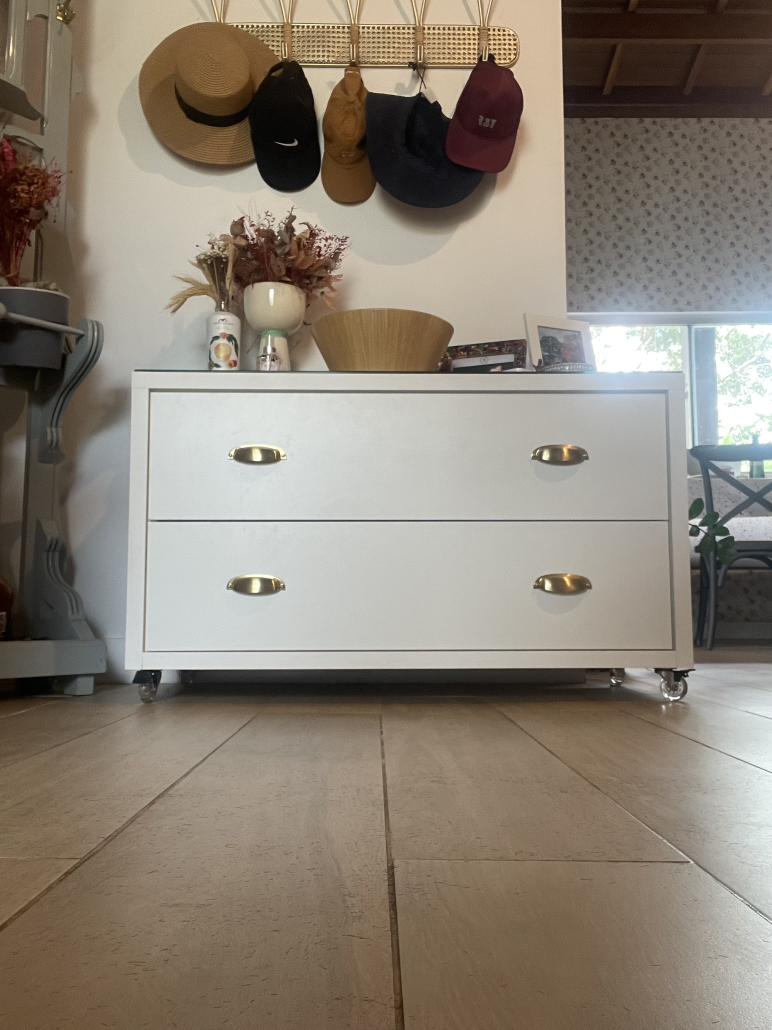
#> input picture stereo/left.jpg, 2316 x 3088 px (shown at 1/3 size)
$ python stereo2.py
#> lines starting #> are read from the running program, lines starting #| are printed output that depends on the picture; after the words box and inside, x2 and y2 are one past the last pixel; in counts of white or black regions, pixels touching at a corner belong together
import numpy as np
import cv2
import os
import json
from datetime import datetime

# --- CONFIGURAÇÕES ---
IMAGE_LEFT_FILE = 'left.jpg'
IMAGE_RIGHT_FILE = 'right.jpg'
PARAMS_FOLDER = 'saved_configs'

# Variáveis globais
rect_L = None
rect_R = None
stereo = None
initialized = False
last_update_time = 0
current_disp_color = None
current_disp_gray = None

def preprocess_image(img):
    """Pré-processamento para melhorar qualidade."""
    clahe = cv2.createCLAHE(clipLimit=2.0, tileGridSize=(8,8))
    img_eq = clahe.apply(img)
    img_filtered = cv2.bilateralFilter(img_eq, 5, 75, 75)
    return img_filtered


def post_process_disparity(disp, filter_strength='medium'):
    """Pós-processamento para reduzir ruído sem WLS."""
    disp_clean = disp.copy()
    disp_clean[disp_clean < 0] = 0

    if filter_strength == 'light':
        kernel_size = 3
    elif filter_strength == 'medium':
        kernel_size = 5
    else:  # heavy
        kernel_size = 7

    disp_median = cv2.medianBlur(disp_clean.astype(np.uint8), kernel_size)
    disp_clean = disp_median.astype(np.float32)

    disp_clean = cv2.bilateralFilter(
        disp_clean.astype(np.uint8), 9, 75, 75
    ).astype(np.float32)

    kernel = cv2.getStructuringElement(cv2.MORPH_ELLIPSE, (5, 5))
    disp_clean = cv2.morphologyEx(
        disp_clean.astype(np.uint8), cv2.MORPH_CLOSE, kernel
    ).astype(np.float32)

    return disp_clean


def load_images():
    """Carrega e pré-processa as imagens."""
    global rect_L, rect_R

    print("\n" + "="*60)
    print("Carregando imagens...")
    print("="*60)

    imgL = cv2.imread(IMAGE_LEFT_FILE, 0)
#> imgL: shape (3088, 2316); min 0, max 255, mean 131.5
    imgR = cv2.imread(IMAGE_RIGHT_FILE, 0)
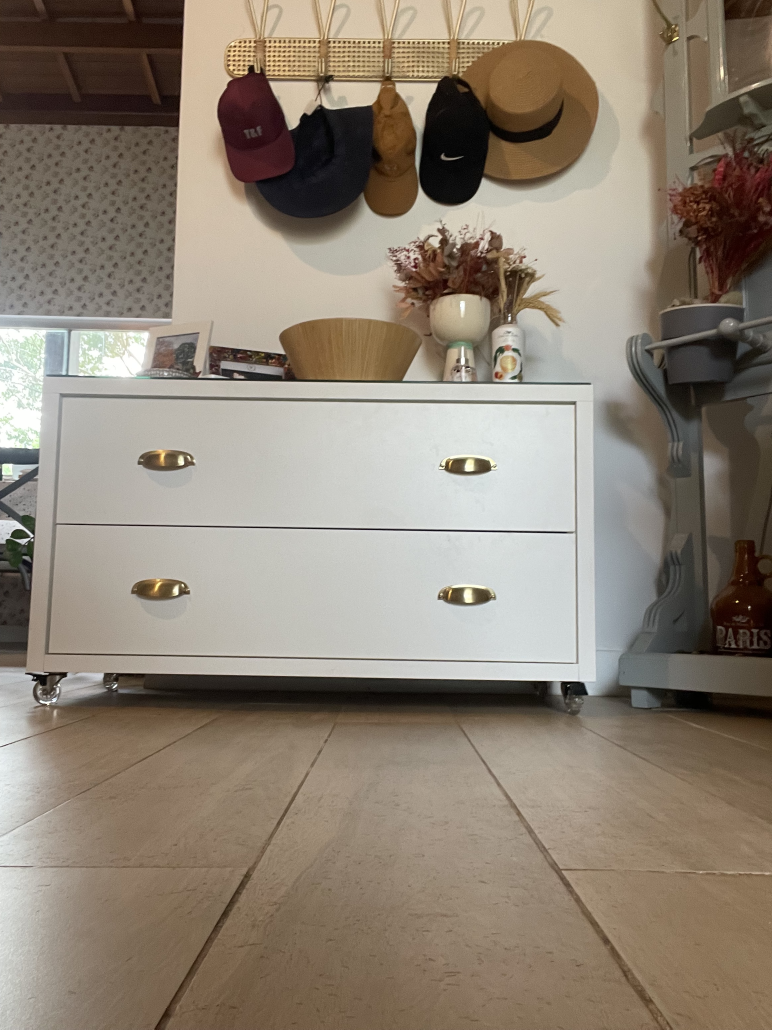
#> input picture stereo/right.jpg, 2316 x 3088 px (shown at 1/3 size)
#> imgR: shape (3088, 2316); min 0, max 255, mean 132.7

    if imgL is None or imgR is None:
        print(f"❌ ERRO: Não foi possível carregar as imagens!")
        return False

    print(f"\n✓ Imagens originais: {imgL.shape}")
#| ✓ Imagens originais: (3088, 2316)

    print("Aplicando pré-processamento (CLAHE + bilateral)...")
    rect_L = preprocess_image(imgL)
    rect_R = preprocess_image(imgR)
#> in preprocess_image (call 2), `img_eq = clahe.apply(img)`:
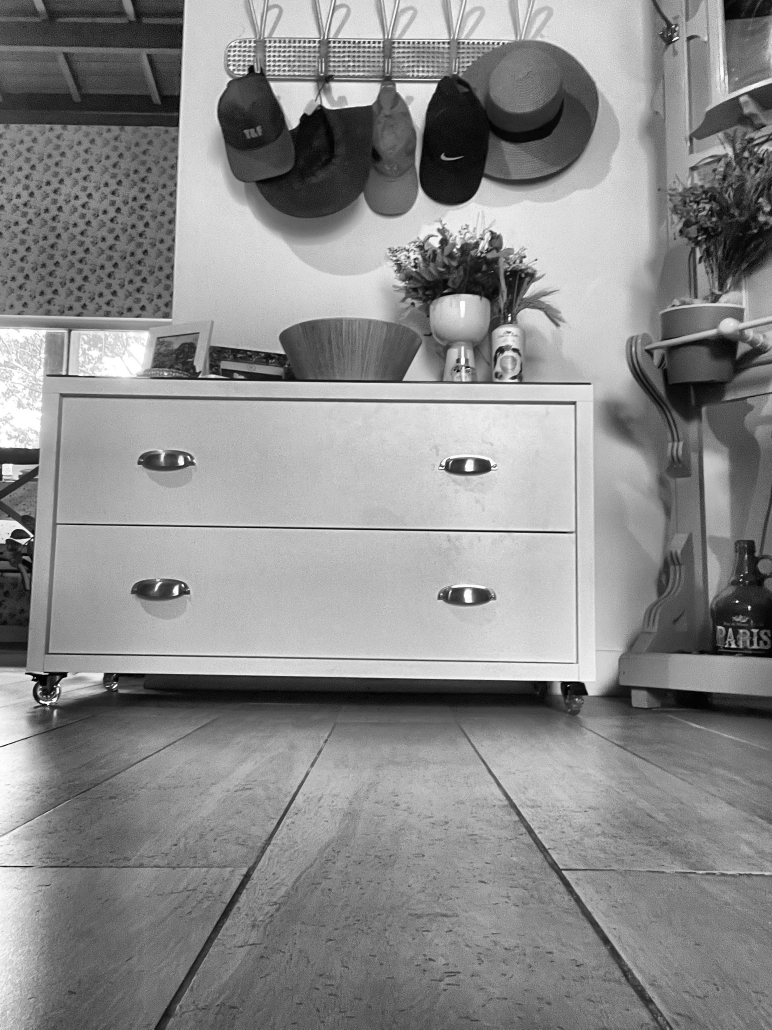
#> img_eq: shape (3088, 2316) (shown at 1/3 size); min 0, max 255, mean 138.4

    cv2.imwrite('preprocessed_left.jpg', rect_L)
    cv2.imwrite('preprocessed_right.jpg', rect_R)
    print("✓ Pré-processamento concluído")

    return True


def get_current_params():
    """Retorna os parâmetros atuais dos trackbars."""
    params = {
        'blockSize': cv2.getTrackbarPos('blockSize', 'Controls'),
        'numDisparities': cv2.getTrackbarPos('numDisparities', 'Controls'),
        'uniquenessRatio': cv2.getTrackbarPos('uniquenessRatio', 'Controls'),
        'speckleWindow': cv2.getTrackbarPos('speckleWindow', 'Controls'),
        'speckleRange': cv2.getTrackbarPos('speckleRange', 'Controls'),
        'disp12MaxDiff': cv2.getTrackbarPos('disp12MaxDiff', 'Controls'),
        'preFilterCap': cv2.getTrackbarPos('preFilterCap', 'Controls'),
        'postFilter': cv2.getTrackbarPos('postFilter', 'Controls'),
        'medianFilter': cv2.getTrackbarPos('medianFilter', 'Controls')
    }
    return params


# [133 lines left out: functions save_configuration, list_saved_configurations, load_configuration, not called in this run]


def compute_disparity():
    """Calcula disparidade com pós-processamento."""
    global stereo, rect_L, rect_R, last_update_time
    global current_disp_color, current_disp_gray

    import time
    current_time = time.time()

    if current_time - last_update_time < 0.1:
        return

    last_update_time = current_time

    try:
        # Ler parâmetros
        params = get_current_params()

        window_size = max(3, params['blockSize'])
        if window_size % 2 == 0:
            window_size += 1

        num_disp = params['numDisparities'] * 16
        if num_disp < 16:
            num_disp = 16

        # Configurar SGBM
        P1 = 8 * 3 * window_size**2
        P2 = 32 * 3 * window_size**2

        stereo.setBlockSize(window_size)
        stereo.setNumDisparities(num_disp)
        stereo.setUniquenessRatio(params['uniquenessRatio'])
        stereo.setSpeckleWindowSize(params['speckleWindow'])
        stereo.setSpeckleRange(params['speckleRange'])
        stereo.setDisp12MaxDiff(params['disp12MaxDiff'])
        stereo.setPreFilterCap(params['preFilterCap'])
        stereo.setP1(P1)
        stereo.setP2(P2)

        print(f"\r[CALC] block={window_size}, numDisp={num_disp}, filter={params['postFilter']}  ",
              end='', flush=True)

        # Calcular disparidade
        disp_raw = stereo.compute(rect_L, rect_R).astype(np.float32) / 16.0

        # Pós-processar
        filter_modes = ['None', 'light', 'medium', 'heavy']
        if params['postFilter'] == 0:
            disp = disp_raw
        else:
            disp = post_process_disparity(disp_raw, filter_modes[params['postFilter']])

        # Filtro de mediana adicional
        if params['medianFilter'] > 0:
            median_k = params['medianFilter'] * 2 + 1
            disp = cv2.medianBlur(disp.astype(np.uint8), median_k).astype(np.float32)

        # Normalizar
        min_disp = 0
        valid_mask = disp > min_disp
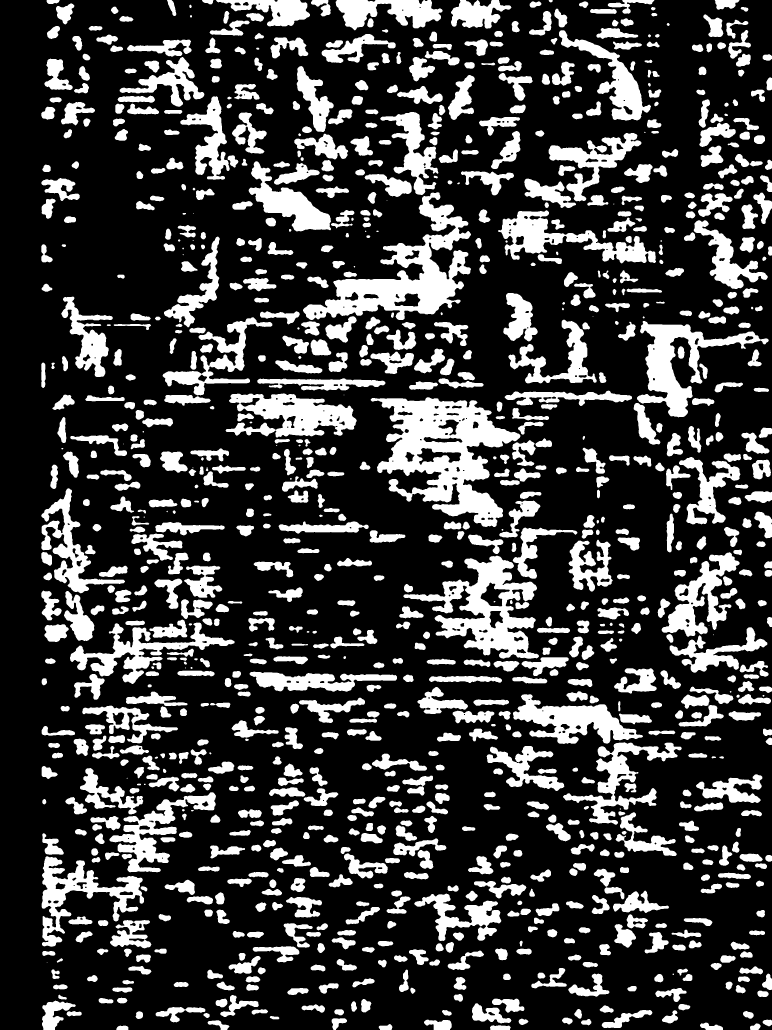
#> valid_mask: shape (3088, 2316) bool (shown at 1/3 size); 24% white; 1086 white regions (27 under 20 px), largest, box (x1, y1, x2, y2) and area: (1112, 1192, 1561, 1581) 79964, (909, 577, 1413, 960) 61131, (1210, 1667, 1617, 1976) 48217
        valid_pixels = np.sum(valid_mask)
#> valid_pixels = 1717605

        if valid_pixels > 0:
            valid_disp = disp[valid_mask]
            min_val = valid_disp.min()
#> min_val = 1
            max_val = valid_disp.max()
#> max_val = 127

            if max_val > min_val:
                disp_norm = 255 * (disp - min_val) / (max_val - min_val)
                disp_norm[~valid_mask] = 0
            else:
                disp_norm = np.zeros_like(disp)
        else:
            disp_norm = np.zeros_like(disp)

        disp_norm = np.uint8(disp_norm)

        # Criar visualizações
        current_disp_gray = disp_norm.copy()
        current_disp_color = cv2.applyColorMap(disp_norm, cv2.COLORMAP_JET)

        # Comparação
        disp_raw_norm = np.uint8(255 * (disp_raw - disp_raw.min()) /
                                  (disp_raw.max() - disp_raw.min() + 1e-6))
        disp_raw_color = cv2.applyColorMap(disp_raw_norm, cv2.COLORMAP_JET)
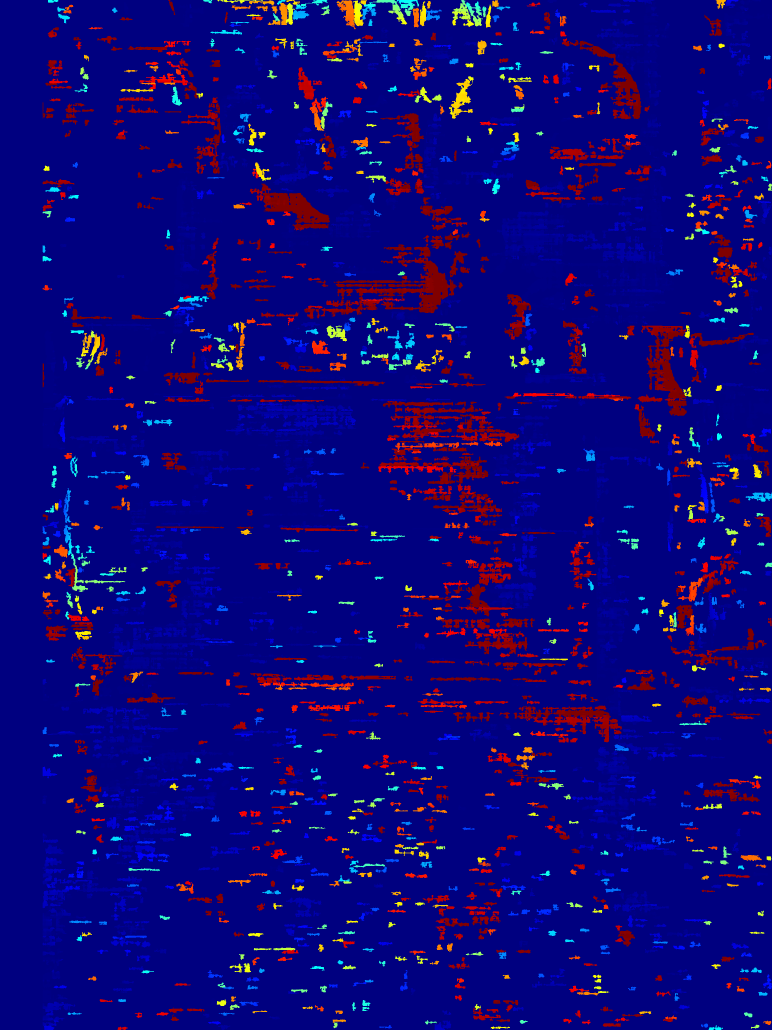
#> disp_raw_color: shape (3088, 2316, 3) (shown at 1/3 size); mean B, G, R 122.9, 5.4, 13.1
        comparison = np.hstack((disp_raw_color, current_disp_color))
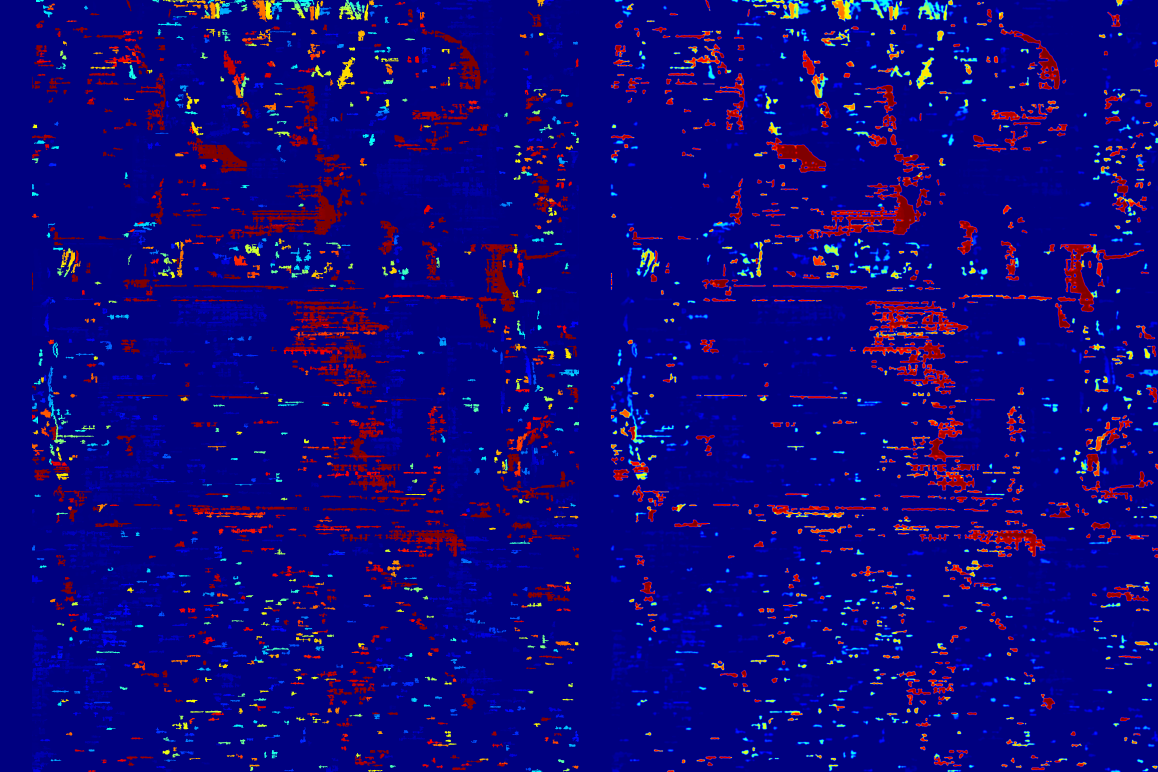
#> comparison: shape (3088, 4632, 3) (shown at 1/4 size); mean B, G, R 125.2, 6.4, 13.8

        # Labels
        cv2.putText(comparison, "RAW", (10, 30),
                   cv2.FONT_HERSHEY_SIMPLEX, 1, (255, 255, 255), 2)
        cv2.putText(comparison, "FILTERED", (disp_raw_color.shape[1] + 10, 30),
                   cv2.FONT_HERSHEY_SIMPLEX, 1, (255, 255, 255), 2)

        # Info
        info_text = [
            f"blockSize: {window_size}",
            f"numDisp: {num_disp}",
            f"Valid: {100*valid_pixels/disp.size:.1f}%",
            f"Filter: {['None', 'Light', 'Medium', 'Heavy'][params['postFilter']]}"
        ]
#> info_text = ['blockSize: 9', 'numDisp: 128', 'Valid: 24.0%', 'Filter: Medium']

        y_pos = 60
        for text in info_text:
            cv2.putText(current_disp_color, text, (10, y_pos),
                       cv2.FONT_HERSHEY_SIMPLEX, 0.5, (255, 255, 255), 2)
            cv2.putText(current_disp_color, text, (10, y_pos),
                       cv2.FONT_HERSHEY_SIMPLEX, 0.5, (0, 0, 0), 1)
            y_pos += 20
#> this loop made 4 passes
#> (text, y_pos) on passes 1 to 4: ('blockSize: 9', 80), ('numDisp: 128', 100), ('Valid: 24.0%', 120), ('Filter: Medium', 140)
#> after the loop, y_pos = 140

        # Mostrar
        cv2.imshow('Comparison (Raw vs Filtered)', comparison)
        cv2.imshow('Disparity', current_disp_color)
        cv2.imshow('Disparity (Gray)', current_disp_gray)
        cv2.imshow('Left', rect_L)
        cv2.imshow('Right', rect_R)

    except Exception as e:
        print(f"\n❌ Erro: {e}")
        import traceback
        traceback.print_exc()


def on_trackbar(val):
    if initialized:
        compute_disparity()


if __name__ == "__main__":

    print("="*60)
    print("VISÃO ESTÉREO - COM SALVAMENTO DE CONFIGURAÇÕES")
    print("="*60)

    if not load_images():
        exit()

    print("\n✓ Imagens carregadas")
    print("Inicializando StereoSGBM...")

    # Parâmetros iniciais
    initial_params = {
        'blockSize': 9,
        'numDisparities': 8,
        'uniquenessRatio': 15,
        'speckleWindow': 150,
        'speckleRange': 2,
        'disp12MaxDiff': 1,
        'preFilterCap': 31,
        'postFilter': 2,
        'medianFilter': 2
    }

    # Criar SGBM
    stereo = cv2.StereoSGBM_create(
        minDisparity=0,
        numDisparities=initial_params['numDisparities'] * 16,
        blockSize=initial_params['blockSize'],
        uniquenessRatio=initial_params['uniquenessRatio'],
        speckleRange=initial_params['speckleRange'],
        speckleWindowSize=initial_params['speckleWindow'],
        disp12MaxDiff=initial_params['disp12MaxDiff'],
        P1=8*3*initial_params['blockSize']**2,
        P2=32*3*initial_params['blockSize']**2,
        mode=cv2.STEREO_SGBM_MODE_SGBM_3WAY
    )

    print("✓ StereoSGBM criado")

    # Janelas
    print("Criando interface...")
    cv2.namedWindow('Disparity', cv2.WINDOW_NORMAL)
    cv2.namedWindow('Comparison (Raw vs Filtered)', cv2.WINDOW_NORMAL)
    cv2.namedWindow('Controls', cv2.WINDOW_NORMAL)

    cv2.resizeWindow('Disparity', 800, 600)
    cv2.resizeWindow('Comparison (Raw vs Filtered)', 1200, 400)
    cv2.resizeWindow('Controls', 500, 450)

    # Trackbars
    cv2.createTrackbar('blockSize', 'Controls', initial_params['blockSize'], 25, on_trackbar)
    cv2.createTrackbar('numDisparities', 'Controls', initial_params['numDisparities'], 20, on_trackbar)
    cv2.createTrackbar('uniquenessRatio', 'Controls', initial_params['uniquenessRatio'], 50, on_trackbar)
    cv2.createTrackbar('speckleWindow', 'Controls', initial_params['speckleWindow'], 250, on_trackbar)
    cv2.createTrackbar('speckleRange', 'Controls', initial_params['speckleRange'], 100, on_trackbar)
    cv2.createTrackbar('disp12MaxDiff', 'Controls', initial_params['disp12MaxDiff'], 100, on_trackbar)
    cv2.createTrackbar('preFilterCap', 'Controls', initial_params['preFilterCap'], 63, on_trackbar)
    cv2.createTrackbar('postFilter', 'Controls', initial_params['postFilter'], 3, on_trackbar)
    cv2.createTrackbar('medianFilter', 'Controls', initial_params['medianFilter'], 5, on_trackbar)

    print("✓ Controles criados")

    initialized = True

    print("\n" + "="*60)
    print("Calculando disparidade inicial...")
    compute_disparity()

    print("\n" + "="*60)
    print("✓✓✓ SISTEMA PRONTO ✓✓✓")
    print("="*60)
    print("\nTECLAS:")
    print("  ESC:   Sair")
    print("  SPACE: Recalcular")
    print("  S:     Salvar configuração atual (com nome automático)")
    print("  N:     Salvar com nome personalizado")
    print("  L:     Listar configurações salvas")
    print("  C:     Carregar configuração salva")
    print("="*60 + "\n")

    # Loop
    while True:
        key = cv2.waitKey(10) & 0xFF
#> (key Esc is pressed here)

        if key == 27:  # ESC
            break

        elif key == ord(' '):  # SPACE
            print("\n[MANUAL] Recalculando...")
            compute_disparity()

        elif key == ord('s') or key == ord('S'):  # Salvar automático
            save_configuration()

        elif key == ord('n') or key == ord('N'):  # Salvar com nome
            print("\n" + "="*60)
            name = input("Digite o nome da configuração: ").strip()
            if name:
                save_configuration(name)
            else:
                print("❌ Nome inválido. Use 'S' para salvar com nome automático.")

        elif key == ord('l') or key == ord('L'):  # Listar
            list_saved_configurations()

        elif key == ord('c') or key == ord('C'):  # Carregar
            configs = list_saved_configurations()
            if configs:
                try:
                    choice = int(input("Digite o número da configuração (ou 0 para cancelar): "))
                    if 1 <= choice <= len(configs):
                        config_name = configs[choice-1][0]
                        load_configuration(config_name)
                except:
                    print("❌ Entrada inválida.")

    cv2.destroyAllWindows()
    print("\n✓ Programa encerrado")
